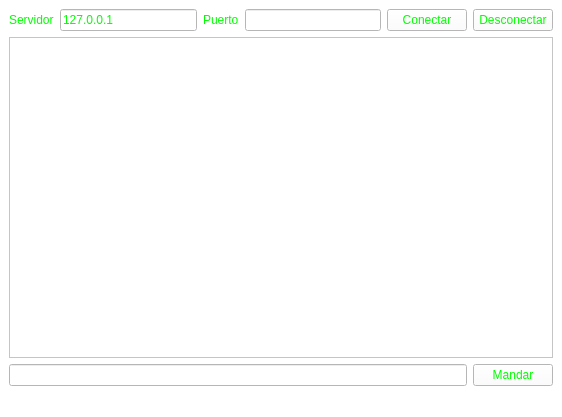
<?xml version="1.0" encoding="UTF-8"?>
<ui version="4.0">
 <class>CharlarVantana</class>
 <widget class="QMainWindow" name="CharlarVantana">
  <property name="geometry">
   <rect>
    <x>0</x>
    <y>0</y>
    <width>562</width>
    <height>417</height>
   </rect>
  </property>
  <property name="windowTitle">
   <string>CharlarVantana</string>
  </property>
  <property name="styleSheet">
   <string notr="true">color:rgb(0, 255, 0);
background-color: rgb(255, 255, 255);</string>
  </property>
  <widget class="QWidget" name="centralwidget">
   <layout class="QVBoxLayout" name="verticalLayout">
    <item>
     <layout class="QHBoxLayout" name="horizontalLayout">
      <item>
       <layout class="QGridLayout" name="gridLayout">
        <item row="0" column="0">
         <widget class="QLabel" name="etiServidor">
          <property name="text">
           <string>Servidor</string>
          </property>
         </widget>
        </item>
        <item row="0" column="1">
         <widget class="QLineEdit" name="ipEditor">
          <property name="text">
           <string>127.0.0.1</string>
          </property>
         </widget>
        </item>
        <item row="0" column="2">
         <widget class="QLabel" name="etiPuerto">
          <property name="text">
           <string>Puerto</string>
          </property>
         </widget>
        </item>
        <item row="0" column="3">
         <widget class="QLineEdit" name="puertoEditor"/>
        </item>
       </layout>
      </item>
      <item>
       <widget class="QPushButton" name="btnConectar">
        <property name="text">
         <string>Conectar</string>
        </property>
       </widget>
      </item>
      <item>
       <widget class="QPushButton" name="btnDesconectar">
        <property name="text">
         <string>Desconectar</string>
        </property>
       </widget>
      </item>
     </layout>
    </item>
    <item>
     <widget class="QListView" name="mensajeVisto"/>
    </item>
    <item>
     <layout class="QHBoxLayout" name="horizontalLayout_2">
      <item>
       <widget class="QLineEdit" name="textoEditor"/>
      </item>
      <item>
       <widget class="QPushButton" name="btnMandar">
        <property name="text">
         <string>Mandar</string>
        </property>
       </widget>
      </item>
     </layout>
    </item>
   </layout>
  </widget>
  <widget class="QMenuBar" name="menubar">
   <property name="geometry">
    <rect>
     <x>0</x>
     <y>0</y>
     <width>562</width>
     <height>23</height>
    </rect>
   </property>
  </widget>
  <widget class="QStatusBar" name="statusbar"/>
 </widget>
 <resources/>
 <connections/>
</ui>
